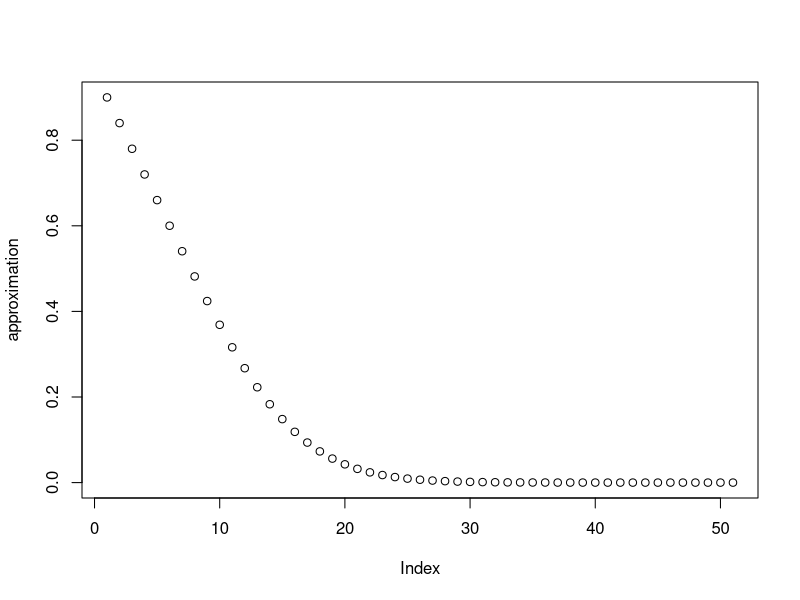
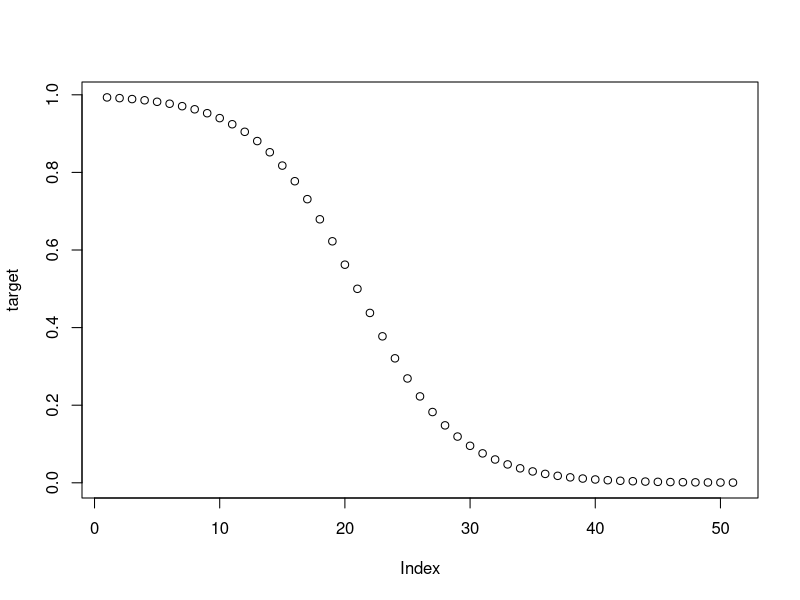
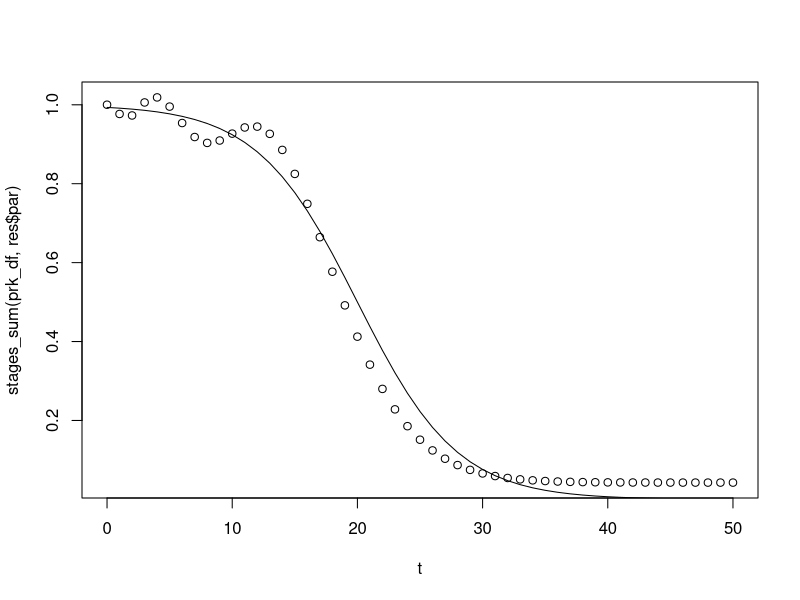
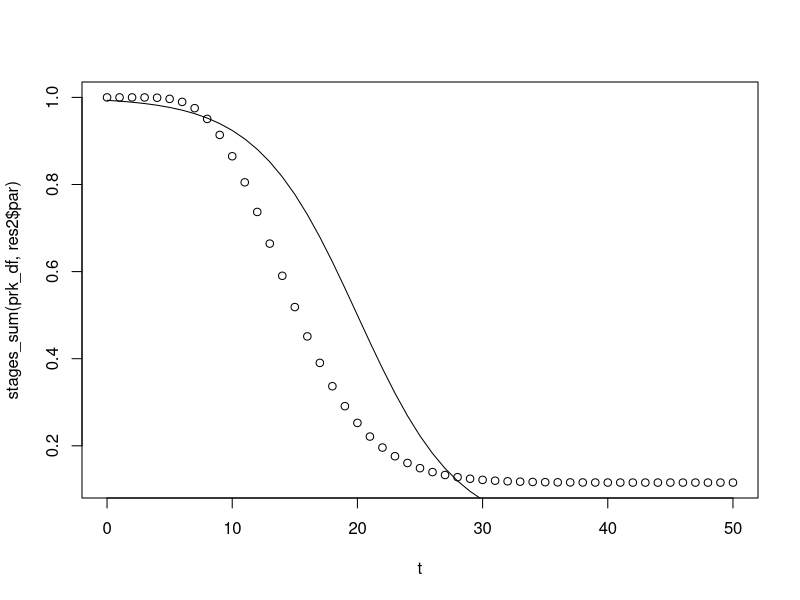

Write the R code that produced these figures, in order.

library(tidyverse)


t <- seq(from = 0, to = 50, by = 1)
K = 10
tau <- 50/(K*3) # Average time spend in each compartment
lambda <- 1/tau # Rate of transition between compartments


P1 <- 1 - pgamma(t, shape = 1, rate = lambda)
P2 <- 1 - pgamma(t, shape = 2, rate = lambda)

P2_t <- P2 - P1
P2_t

#Sandsynligheden for at "eventet" ikke er sket endnu
stage_cdf <- \(t,K,lambda) pgamma(t, shape = K, rate = lambda, lower.tail = FALSE)

time_df <- function(t, K, lambda) {
  K_stages <- seq(from = 1, to = K-1, by = 1)
  
  cdf_tibble <- purrr::map(K_stages, ~ {
    stage_cdf(t, .x, lambda) |>
      as.data.frame() |>
      setNames(.x)
  }) |>
    purrr::list_cbind()
  return(cdf_tibble)
}

cdf_df <- time_df(t,K,lambda)

stage_prob <- function(cdf_matrix, t, K) {
  prK <- cdf_df-cbind(rep(0,length(t)),cdf_df[,1:(K-2)])
  last_c <- 1 - rowSums(prK)
  return(cbind(prK,last_c))
}


prk_df <- stage_prob(cdf_matrix, t, K)



# Create gamma values - to corresponding amount of compartments
gamma_f <- \(K) 1-seq(K)/K
gamma_values <- gamma_f(K)

# Function to be optimized for
sigmoid_function <- \(t)  exp(-(t - 20)/4) / (1 + exp(-(t - 20)/4))

#Element-wise multiplication - add gamma_values to corresponding K-compartment
stages_sum <- function(prk_df, gamma_values) {
  as.matrix(prk_df) %*% gamma_values
}


target_function <- function(f_type, time_points) {
  purrr::map_dbl(time_points, f_type)
}

function_type <- sigmoid_function

approximation <- stages_sum(prk_df, gamma_values)


plot(approximation)


#plot(rowSums(pdf_matrix_normalised))

# Precompute to speed up
target <- target_function(function_type, t)

plot(target)

objective_function <- function(gamma_values) {
  sum((stages_sum(prk_df, gamma_values) - target)^2)
}

objective_function_cum <- function(gamma_values) {
  sum((stages_sum(prk_df, cumprod(gamma_values)) - target)^2)
}


objective_function(rep(1,K))
objective_function(gamma_values)

res <- optim(gamma_values, objective_function, lower = 0, method = "L-BFGS-B")

plot(t, stages_sum(prk_df, res$par))
lines(t, target)


ui_1 <- diag(K)
ci_1 <- rep(0,K)
ui_2 <- (diag(K)-diag(K+1)[-1,1:K])[1:K-1,]
ci_2 <- rep(0,K-1)

ui <- rbind(ui_1, ui_2)
ci <- c(ci_1, ci_2)

res2 <- stats::optim(gamma_values, objective_function_cum, lower = 0, upper = 1, method = "L-BFGS-B")

plot(t, stages_sum(prk_df, res2$par))
lines(t, target)


